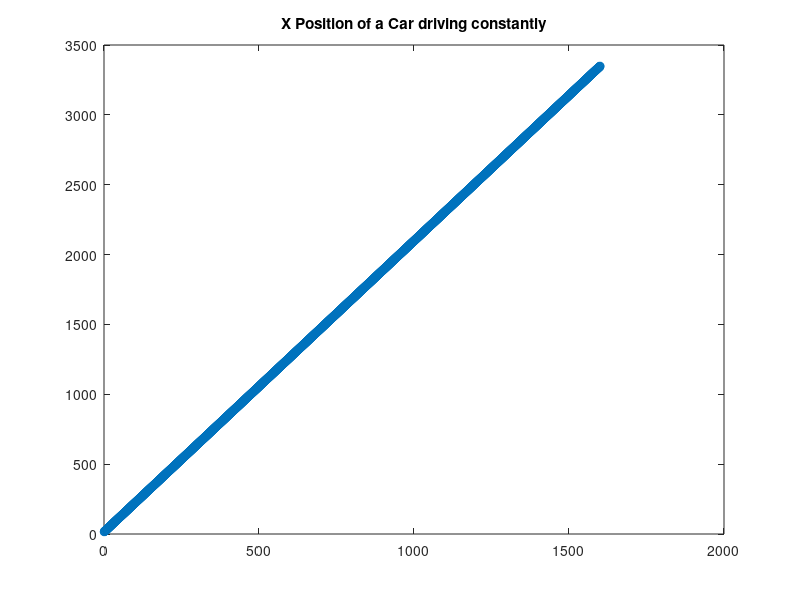

Write the MATLAB code that produced this figure. (Note: this script raises an error after producing the figure.)
clear all
close all

toPlot = 1;
toWrite= 1;
newError= 0;


path = 'data/Example_NoisyCar';
addpath(strcat('/home/laetus/Desktop/Thesis/Src/', path))
addpath('/home/laetus/Desktop/Thesis/Src/matlab/matlab2tikz-matlab2tikz-3a1ee10/src/')

%% Create constantCar
v = 15/3.6;

pos1 = (4:803) * v;


s2 = v / 2;
pos2 = ( 8:1607)* s2;

if( toPlot)
    figure();
    plot(pos2,'-o');
    title('X Position of a Car driving constantly');
end

s4 = v/4; 
pos4 = ( 16:3215) * s4;

if(toWrite)
    csvwrite('data/constantCar.csv',pos1);
    csvwrite('data/constantCar_half.csv',pos2);
    csvwrite('data/constantCar_quarter.csv',pos4);
end



%% Create 
stepsize = 1;
event0 = 40;      % car breaking, stopping and accelerating
event1 = 175;     % car breaking, stopping and accelerating
errorStart = 100;     % there are measurement errors
event2 = 275;     % another car came into the lane
event3 = 350;     % another car came into the lane

shift3 = 1;
shift4 = 2;
v = 20/3.6;
v_top = 29/3.6;
v_top2 = 22/3.6;
v_min = 1/3.6;

d1 = v/6;
d2 = v_top* 0.15;
d3 = (v_top - v ) * 0.25;
d4 = 1.45;
d5 = 1.75;
d6 = 0.8;
p0 = 30;
noise_factor = 0.1;

vel = ones(1,900) * v;
noise = 2* rand(1,900) -1  ;

vel1 = @(stepsize) [ones(1,event0 /stepsize )* v, v:-d1 * stepsize:v_min,  ones(1,28/ stepsize) * v_min, v_min:d2*stepsize:v_top, ones(1,28/ stepsize)* v_top, v_top:-d3 * stepsize:v];
vel2 = @(stepsize) [v:-d4* stepsize:v_min,  ones(1,25/stepsize) * v_min, v_min:d5*stepsize:v_top2, ones(1,36/stepsize)* v_top2, v_top2:d6*stepsize:v];
noiseSize = @(v) v .* stepsize*0.2;

vel(1:length(vel1(stepsize))) = vel1(stepsize);
vel(event1/stepsize: length(vel2(stepsize))-1 + event1/stepsize) = vel2(stepsize);



n_vel = vel .* (1 + noise_factor .* noise);

pos  = p0  + vel(1)*stepsize;
n_pos  = p0  + n_vel(1)*stepsize;
for i = 2:length(vel)
    pos(i) = pos(i-1) + vel(i)*stepsize;
    n_pos(i) = n_pos(i-1) + n_vel(i)*stepsize;
end

changer3 = (0:899 > event2 * stepsize) * (-shift3*v);
changer4 = (0:899 > event3 * stepsize) * (-shift4*v);
pos = pos + changer3 + changer4;



if(toPlot)
    figure(1)
    plot(n_vel)
    ylabel('Velocity [m/s]')
    xlabel('Time [s]')
    title('Velocity of the predecessor')
    xlim([ 0 750])
    figure(2)
    plot(n_pos)
    ylabel('Distance [m]')
    xlabel(' Time [s]')
    xlim([event3-4 event3 + 6 ]) 
    title('Position of the predecessor (detail)')
end



if(toPlot)
    figure(1)
    matlab2tikz(strcat(path,'/PreceedingCar_noisyVelocity.tikz'), 'width', '.4\textwidth')
    
    
end


if(toWrite)
    csvwrite('data/actionCar.csv',pos);
    csvwrite('data/noisy_actionCar.csv',n_pos);
end

%% 
% stepsize = .5
stepsize = 0.5;
vel = ones(1,1800) * v;
noise = 2 * rand(1,1800) - 1;

vel(1:length(vel1(stepsize))) = vel1(stepsize);
vel(event1/stepsize: length(vel2(stepsize))-1 + event1/stepsize) = vel2(stepsize);

n_vel = vel .* (1 + noise_factor .* noise);

pos2  = p0  + vel(1)*stepsize;
n_pos2  = p0  + n_vel(1)*stepsize;
for i = 2:length(vel)
    pos2(i) = pos2(i-1) + vel(i)*stepsize;
    n_pos2(i) = n_pos2(i-1) + n_vel(i)*stepsize;
end

changer3 = (0:1799 > event2 / stepsize) * (-shift3*v);
changer4 = (0:1799 > event3 / stepsize) * (-shift4*v);
pos2 = pos2 + changer3 + changer4;

if(toPlot)
    figure
    plot(vel)
    figure
    plot(pos2)
    figure
    plot(n_vel)
    title('n_vel')
    figure
    plot(n_pos2)
    title('n_pos')
end

if(toWrite)
    csvwrite('data/actionCar_half.csv',pos2);
    csvwrite('data/noisy_actionCar_half.csv',n_pos2);
end




% stepsize = .25
stepsize = 0.25;
vel = ones(1,3600) * v;
noise = 2 * rand(1,3600) - 1;

vel(1:length(vel1(stepsize))) = vel1(stepsize);
vel(event1/stepsize: length(vel2(stepsize))-1 + event1/stepsize) = vel2(stepsize);

n_vel = vel .* (1 + noise_factor .* noise);

pos4  = p0  + vel(1)*stepsize;
n_pos4  = p0  + n_vel(1)*stepsize;
for i = 2:length(vel)
    pos4(i) = pos4(i-1) + vel(i)*stepsize;
    n_pos4(i) = n_pos4(i-1) + n_vel(i)*stepsize;
end

changer3 = (0:3599 > event2 / stepsize) * (-shift3 * v);
changer4 = (0:3599 > event3 / stepsize) * (-shift4 * v);
pos4 = pos4 + changer3 + changer4;

if(toPlot)
    figure
    plot(vel)
    figure
    plot(pos4)
end

if(toWrite)
    csvwrite('data/actionCar_quarter.csv',pos4);
    csvwrite('data/noisy_actionCar_quarter.csv',n_pos4);
end

%%
if(newError)
    error1 = 2*rand(1,2400) -1;
    error2 = 2*rand(1,2400) -1; 
    error3 = (2*rand(1,2400) -1)*0.25; 

    if(toWrite)
        csvwrite('data/error1.csv', error1);
        csvwrite('data/error2.csv', error2);
        csvwrite('data/error3.csv', error3);
        csvwrite('data/error1_half.csv', 0.5*error1);
        csvwrite('data/error2_half.csv', 0.5*error2);
        csvwrite('data/error3_half.csv', 0.5*error3);
        csvwrite('data/error1_quarter.csv', 0.25*error1);
        csvwrite('data/error2_quarter.csv', 0.25*error2);
        csvwrite('data/error3_quarter.csv', 0.25*error3);
    end
end